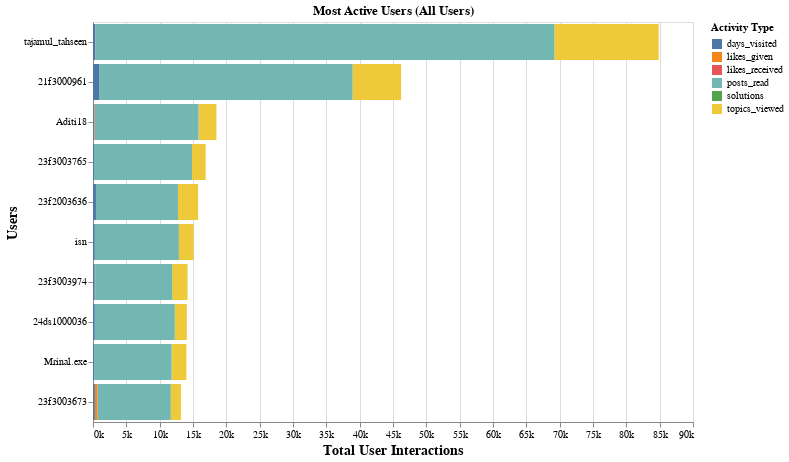

The cell this chart's notebook holds for it:
### Code cell
# Generate Altair visualization
create_stacked_bar_chart(top_10_users_2, subject="All Users", path_to_static_folder=path_to_static_folder)

### Figure 1 — Vega-Lite specification as saved in the notebook (floating-point values rounded to 4 significant figures)
{"config": {"view": {"continuousWidth": 300, "continuousHeight": 300}}, "data": {"name": "data-4cffe61e124a2374355d63be43e7ae45"}, "mark": {"type": "bar"}, "encoding": {"color": {"field": "metric", "title": "Activity Type", "type": "nominal"}, "tooltip": [{"field": "username", "type": "nominal"}, {"field": "metric", "type": "nominal"}, {"field": "count", "type": "quantitative"}], "x": {"axis": {"format": "~s", "titleFontSize": 14}, "field": "count", "title": "Total User Interactions", "type": "quantitative"}, "y": {"axis": {"titleFontSize": 14}, "field": "username", "sort": "-x", "title": "Users", "type": "nominal"}}, "height": 400, "title": "Most Active Users (All Users)", "width": 600, "$schema": "https://vega.github.io/schema/vega-lite/v5.20.1.json", "datasets": {"data-4cffe61e124a2374355d63be43e7ae45": [{"user_id": 24869, "username": "tajamul_tahseen", "metric": "likes_received", "count": 11}, {"user_id": 13277, "username": "21f3000961", "metric": "likes_received", "count": 1}, {"user_id": 27041, "username": "Aditi18", "metric": "likes_received", "count": 84}, {"user_id": 26170, "username": "23f3003765", "metric": "likes_received", "count": 0}, {"user_id": 22533, "username": "23f2003636", "metric": "likes_received", "count": 6}, {"user_id": 25409, "username": "isn", "metric": "likes_received", "count": 3}, {"user_id": 26414, "username": "24ds1000036", "metric": "likes_received", "count": 1}, {"user_id": 25291, "username": "23f3003974", "metric": "likes_received", "count": 7}, {"user_id": 25731, "username": "Mrinal.exe", "metric": "likes_received", "count": 0}, {"user_id": 25397, "username": "23f3003673", "metric": "likes_received", "count": 1}, {"user_id": 24869, "username": "tajamul_tahseen", "metric": "likes_given", "count": 32}, {"user_id": 13277, "username": "21f3000961", "metric": "likes_given", "count": 0}, {"user_id": 27041, "username": "Aditi18", "metric": "likes_given", "count": 78}, {"user_id": 26170, "username": "23f3003765", "metric": "likes_given", "count": 4}, {"user_id": 22533, "username": "23f2003636", "metric": "likes_given", "count": 0}, {"user_id": 25409, "username": "isn", "metric": "likes_given", "count": 9}, {"user_id": 26414, "username": "24ds1000036", "metric": "likes_given", "count": 0}, {"user_id": 25291, "username": "23f3003974", "metric": "likes_given", "count": 60}, {"user_id": 25731, "username": "Mrinal.exe", "metric": "likes_given", "count": 1}, {"user_id": 25397, "username": "23f3003673", "metric": "likes_given", "count": 421}, {"user_id": 24869, "username": "tajamul_tahseen", "metric": "topics_viewed", "count": 15654}, {"user_id": 13277, "username": "21f3000961", "metric": "topics_viewed", "count": 7281}, {"user_id": 27041, "username": "Aditi18", "metric": "topics_viewed", "count": 2674}, {"user_id": 26170, "username": "23f3003765", "metric": "topics_viewed", "count": 2055}, {"user_id": 22533, "username": "23f2003636", "metric": "topics_viewed", "count": 3026}, {"user_id": 25409, "username": "isn", "metric": "topics_viewed", "count": 2229}, {"user_id": 26414, "username": "24ds1000036", "metric": "topics_viewed", "count": 1808}, {"user_id": 25291, "username": "23f3003974", "metric": "topics_viewed", "count": 2298}, {"user_id": 25731, "username": "Mrinal.exe", "metric": "topics_viewed", "count": 2224}, {"user_id": 25397, "username": "23f3003673", "metric": "topics_viewed", "count": 1525}, {"user_id": 24869, "username": "tajamul_tahseen", "metric": "posts_read", "count": 68814}, {"user_id": 13277, "username": "21f3000961", "metric": "posts_read", "count": 38027}, {"user_id": 27041, "username": "Aditi18", "metric": "posts_read", "count": 15563}, {"user_id": 26170, "username": "23f3003765", "metric": "posts_read", "count": 14711}, {"user_id": 22533, "username": "23f2003636", "metric": "posts_read", "count": 12294}, {"user_id": 25409, "username": "isn", "metric": "posts_read", "count": 12601}, {"user_id": 26414, "username": "24ds1000036", "metric": "posts_read", "count": 12007}, {"user_id": 25291, "username": "23f3003974", "metric": "posts_read", "count": 11567}, {"user_id": 25731, "username": "Mrinal.exe", "metric": "posts_read", "count": 11609}, {"user_id": 25397, "username": "23f3003673", "metric": "posts_read", "count": 10969}, {"user_id": 24869, "username": "tajamul_tahseen", "metric": "days_visited", "count": 346}, {"user_id": 13277, "username": "21f3000961", "metric": "days_visited", "count": 910}, {"user_id": 27041, "username": "Aditi18", "metric": "days_visited", "count": 111}, {"user_id": 26170, "username": "23f3003765", "metric": "days_visited", "count": 130}, {"user_id": 22533, "username": "23f2003636", "metric": "days_visited", "count": 444}, {"user_id": 25409, "username": "isn", "metric": "days_visited", "count": 267}, {"user_id": 26414, "username": "24ds1000036", "metric": "days_visited", "count": 261}, {"user_id": 25291, "username": "23f3003974", "metric": "days_visited", "count": 248}, {"user_id": 25731, "username": "Mrinal.exe", "metric": "days_visited", "count": 180}, {"user_id": 25397, "username": "23f3003673", "metric": "days_visited", "count": 276}, {"user_id": 24869, "username": "tajamul_tahseen", "metric": "solutions", "count": 0}, {"user_id": 13277, "username": "21f3000961", "metric": "solutions", "count": 0}, {"user_id": 27041, "username": "Aditi18", "metric": "solutions", "count": 0}, {"user_id": 26170, "username": "23f3003765", "metric": "solutions", "count": 0}, {"user_id": 22533, "username": "23f2003636", "metric": "solutions", "count": 1}, {"user_id": 25409, "username": "isn", "metric": "solutions", "count": 0}, {"user_id": 26414, "username": "24ds1000036", "metric": "solutions", "count": 0}, {"user_id": 25291, "username": "23f3003974", "metric": "solutions", "count": 2}, {"user_id": 25731, "username": "Mrinal.exe", "metric": "solutions", "count": 0}, {"user_id": 25397, "username": "23f3003673", "metric": "solutions", "count": 0}]}}
